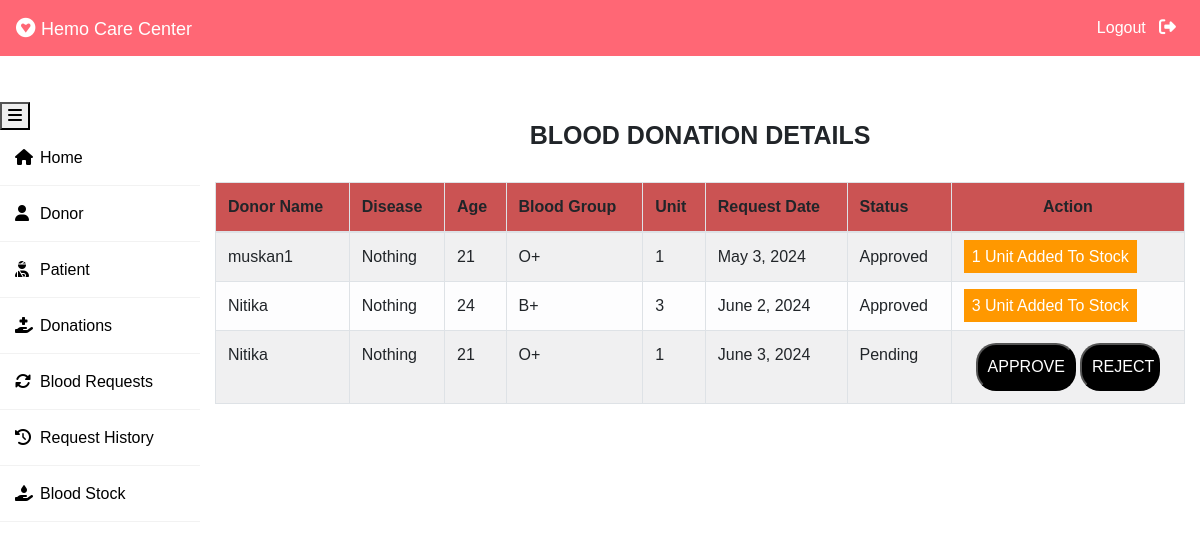
The page /admin-donation (signed in) on the database its author committed.
### donor/models.py (models this page shows, shortened)
class BloodDonate(models.Model):
    donor=models.ForeignKey(Donor,on_delete=models.CASCADE)
    disease=models.CharField(max_length=100,default="Nothing")
    age=models.PositiveIntegerField()
    bloodgroup=models.CharField(max_length=10)
    unit=models.PositiveIntegerField(default=0)
    status=models.CharField(max_length=20,default="Pending")
    date=models.DateField(auto_now=True)

class Donor(models.Model):
    user=models.OneToOneField(User,on_delete=models.CASCADE)
    profile_pic= models.ImageField(upload_to='profile_pic/Donor/',null=True,blank=True)
    bloodgroup=models.CharField(max_length=10)
    address = models.CharField(max_length=40)
    mobile = models.CharField(max_length=20,null=False)
    def __str__(self):
        return self.user.first_name

### blood/views.py (the view)
# urls.py: path('admin-donation', views.admin_donation_view,name='admin-donation'),
@login_required(login_url='adminlogin')
def admin_donation_view(request):
    donations=dmodels.BloodDonate.objects.all()
    return render(request,'blood/admin_donation.html',{'donations':donations})

### templates/blood/admin_donation.html (shortened to what this page needs)
{% extends 'blood/adminbase.html' %}
{% block content %}
{% load widget_tweaks %}
{%load static%}
<head>
   </head>
<br><br>
<div class="container">
    <H4 class="text-center" id="det_he">BLOOD DONATION DETAILS</H4><br>
    <table class="table table-light table-hover table-bordered table-striped">
        <thead class="bg-inf">
            <tr>
                <th scope="col">Donor Name</th>
                <th scope="col">Disease</th>
                <th scope="col">Age</th>
                <th scope="col">Blood Group</th>
                <th scope="col">Unit</th>
                <th scope="col">Request Date</th>
                <th scope="col">Status</th>
                <th class="text-center">Action</th>
            </tr>
        </thead>
        <tbody>
            {% for t in donations %}
            <tr>
                <td> {{t.donor}}</td>
                <td> {{t.disease}}</td>
                <td> {{t.age}}</td>
                <td>{{t.bloodgroup}}</td>
                <td>{{t.unit}}</td>
                <td>{{t.date}}</td>
                <td>{{t.status}}</td>
                {% if t.status == 'Pending' %}
                <td class="text-center">
                    <button class="btned" style="width: 100px;"><a  style="text-decoration: none;color: white;" href="{% url 'approve-donation' t.id  %}">APPROVE</a> </button>
                    <button class="btndel" style="width: 80px;"><a  style="text-decoration: none;color: white;" href="{% url 'reject-donation' t.id  %}">REJECT</a> </button>
                </td>
                {% elif  t.status == 'Approved' %}
                <td><span class="label warning">{{t.unit}} Unit Added To Stock</span></td>
                {% else %}
                <td><span class="label danger">0 Unit Added To Stock</span></td>
                {% endif %}
            </tr>
            {% endfor %}
        </tbody>
    </table>
</div>
{% endblock content %}

### templates/blood/adminbase.html (style rules this page uses)
#det_he { font-size:25px; font-weight:bold; }
.btned,.btndel { background-color:black; border-radius:20px; padding:10px; }
.bg-inf { background-color:rgb(203, 83, 83); }
* { margin: 0; padding: 0; box-sizing: border-box; list-style: none; text-decoration: none; font-family: 'Josefin Sans', sans-serif; }
body { background-color: #ffff; }

### templates/blood/admin_donation.html (style rules this page uses)
.label { color: white; padding: 8px; }
.warning { background-color: #ff9800; }

### rows shown on the page
BloodDonate: donor "muskan1", disease "Nothing", age "21", bloodgroup "O+", unit "1", date "May 3, 2024", status "Approved"
BloodDonate: donor "Nitika", disease "Nothing", age "24", bloodgroup "B+", unit "3", date "June 2, 2024", status "Approved"
BloodDonate: donor "Nitika", disease "Nothing", age "21", bloodgroup "O+", unit "1", date "June 3, 2024", status "Pending", shows "APPROVE"
